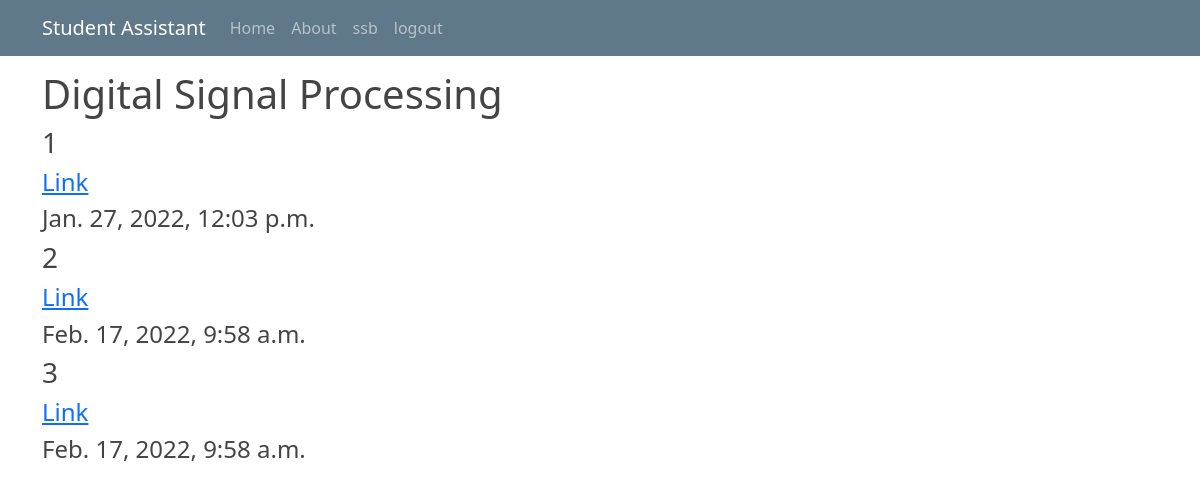
The page /course/5EN301 (signed in) on the database its author committed.
### course/models.py (models this page shows, shortened)
class LectureLink(models.Model):
    course = models.ForeignKey(Course, on_delete=models.CASCADE)
    lec_num = models.IntegerField()
    lec_date_time = models.DateTimeField(auto_now_add=True)
    lec_link = models.URLField()
    lecture_title = models.CharField(default="No Title available", max_length=100)
    lecture_detail = models.TextField(default="No description available")
    lecture_module_no = models.IntegerField(null=True)

class Course(models.Model):
    course_code = models.CharField(max_length=20)
    course_name = models.CharField(max_length=100)
    course_year = models.ForeignKey(Year, default=None, on_delete=models.CASCADE)
    course_abbriv = models.ForeignKey(CourseAbbrivation, default=None, on_delete=models.CASCADE)
    course_branch = models.ForeignKey(Branch, default=None, on_delete=models.CASCADE)
    course_description = models.CharField(max_length=200, default="No description available")
    course_credit = models.IntegerField(null=True)

### course/views.py (the view)
# urls.py: path('course/<str:course>', views.course_detail, name='course'),
@login_required
def course_detail(request, course):
    show_course = LectureLink.objects.filter(course__course_code=course)
    context = {
        'course': show_course,
    }
    return render(request, 'course/course.html', context)

### course/templates/course/course.html
{% extends "course/base.html" %}
{% block content %}
    <h1> {{ course.first.course.course_name }}</h1>
    {% for co in course %}
        <h3>{{ co.lec_num }}</h3>
        <h4><a href="{% url 'lecture' co.id %}">Link</a></h4>
        <h4>{{ co.lec_date_time }}</h4>
    {% endfor %}
{% endblock content %}

### course/templates/course/base.html (shortened to what this page needs)
{% load static %}
<!doctype html>
<html lang="en">
<head>
    <link rel="stylesheet" href="{% static 'course/main.css' %}">
    <link href="https://cdn.jsdelivr.net/npm/bootstrap@5.1.3/dist/css/bootstrap.min.css" rel="stylesheet"
>
</head>
<body>
<header class="site-header" style="margin-bottom: 70px">
    <nav class="navbar navbar-expand-md navbar-dark bg-steel fixed-top">
        <div class="container">
            <a class="navbar-brand mr-4" href="#">Student Assistant</a>
            <div class="collapse navbar-collapse" id="navbarToggle">
                <div class="navbar-nav mr-auto">
                    <a class="nav-item nav-link" href="{% url 'course-home' %}">Home</a>
                    <a class="nav-item nav-link" href="#">About</a>
                </div>
                <div class="navbar-nav">
                    {% if user.is_authenticated %}
                        <a class="nav-item nav-link" href="#">{{ user.username }}</a>
                        <a class="nav-item nav-link" href="{% url 'logout' %}">logout</a>
                    {% else %}
                        <a class="nav-item nav-link" href="{% url 'login' %}">Login</a>
                        <a class="nav-item nav-link" href="{% url 'register' %}">Register</a>
                    {% endif %}
                </div>
            </div>
        </div>
    </nav>
</header>
<main role="main" class="container">
        {% block content %}{% endblock %}
</main>
</body>
</html>

### course/static/course/main.css (style rules this page uses)
body { background: #fafafa; color: #333333; margin-top: 5rem; }
h1, h2, h3, h4, h5, h6 { color: #444444; }
.bg-steel { background-color: #5f788a; }
.site-header .navbar-nav .nav-link { color: #cbd5db; }

### rows shown on the page
LectureLink: first.course.course_name "Digital Signal Processing", lec_num "1", lec_date_time "Jan. 27, 2022, 12:03 p.m."
LectureLink: lec_num "2", lec_date_time "Feb. 17, 2022, 9:58 a.m."
LectureLink: lec_num "3", lec_date_time "Feb. 17, 2022, 9:58 a.m."

### other values the page prints
{{ user.username }} "ssb"
